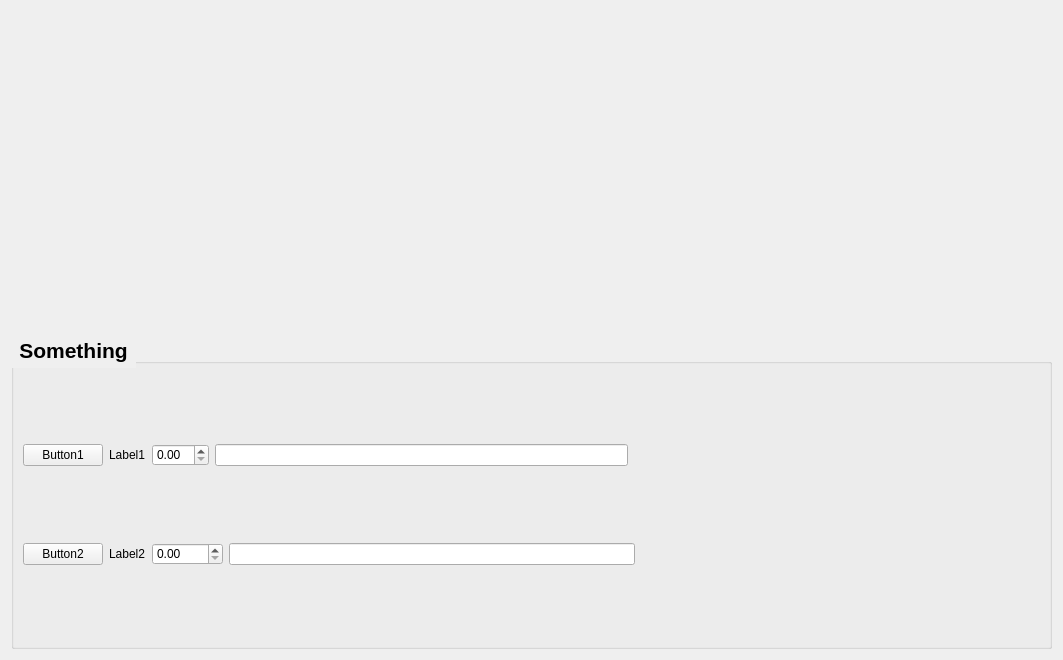
<?xml version="1.0" encoding="UTF-8"?>
<ui version="4.0">
 <class>Form</class>
 <widget class="QWidget" name="Form">
  <property name="geometry">
   <rect>
    <x>0</x>
    <y>0</y>
    <width>1063</width>
    <height>660</height>
   </rect>
  </property>
  <property name="windowTitle">
   <string>Form</string>
  </property>
  <property name="styleSheet">
   <string notr="true"/>
  </property>
  <layout class="QVBoxLayout" name="verticalLayout_3" stretch="0,0">
   <property name="spacing">
    <number>6</number>
   </property>
   <item>
    <widget class="QFrame" name="topContentWidget">
     <property name="styleSheet">
      <string notr="true">QFrame {
	border: none;
}</string>
     </property>
     <property name="frameShape">
      <enum>QFrame::StyledPanel</enum>
     </property>
     <property name="frameShadow">
      <enum>QFrame::Raised</enum>
     </property>
    </widget>
   </item>
   <item>
    <widget class="QGroupBox" name="Datapreprocessing">
     <property name="font">
      <font>
       <pointsize>16</pointsize>
       <weight>75</weight>
       <bold>true</bold>
      </font>
     </property>
     <property name="styleSheet">
      <string notr="true">QGroupBox#Datapreprocessing::title {
    subcontrol-origin: margin;
    subcontrol-position: top left; 
    padding: 5px;                 
    letter-spacing: 1px;

    color: qlineargradient(
        spread:pad, x1:0, y1:0, x2:1, y2:0,
        stop:0 #6a0dad, stop:1 #ec407a
    );
}

</string>
     </property>
     <property name="title">
      <string>Something</string>
     </property>
     <layout class="QVBoxLayout" name="verticalLayout_2">
      <item>
       <layout class="QHBoxLayout" name="horizontalLayout_7">
        <item>
         <widget class="QPushButton" name="button1">
          <property name="text">
           <string>Button1</string>
          </property>
         </widget>
        </item>
        <item>
         <widget class="QLabel" name="label1">
          <property name="font">
           <font>
            <weight>50</weight>
            <bold>false</bold>
           </font>
          </property>
          <property name="text">
           <string>Label1</string>
          </property>
         </widget>
        </item>
        <item>
         <widget class="QDoubleSpinBox" name="box1">
          <property name="styleSheet">
           <string notr="true"/>
          </property>
          <property name="singleStep">
           <double>0.100000000000000</double>
          </property>
         </widget>
        </item>
        <item>
         <widget class="QLineEdit" name="text1"/>
        </item>
        <item>
         <spacer name="horizontalSpacer_5">
          <property name="orientation">
           <enum>Qt::Horizontal</enum>
          </property>
          <property name="sizeType">
           <enum>QSizePolicy::Expanding</enum>
          </property>
          <property name="sizeHint" stdset="0">
           <size>
            <width>20</width>
            <height>20</height>
           </size>
          </property>
         </spacer>
        </item>
       </layout>
      </item>
      <item>
       <layout class="QHBoxLayout" name="preprocessing_selection">
        <item>
         <widget class="QPushButton" name="button2">
          <property name="text">
           <string>Button2</string>
          </property>
         </widget>
        </item>
        <item>
         <widget class="QLabel" name="label2">
          <property name="text">
           <string>Label2</string>
          </property>
         </widget>
        </item>
        <item>
         <widget class="QDoubleSpinBox" name="box2">
          <property name="styleSheet">
           <string notr="true"/>
          </property>
          <property name="maximum">
           <double>9999.989999999999782</double>
          </property>
         </widget>
        </item>
        <item>
         <widget class="QLineEdit" name="text2"/>
        </item>
        <item>
         <spacer name="horizontalSpacer">
          <property name="orientation">
           <enum>Qt::Horizontal</enum>
          </property>
          <property name="sizeHint" stdset="0">
           <size>
            <width>40</width>
            <height>20</height>
           </size>
          </property>
         </spacer>
        </item>
       </layout>
      </item>
     </layout>
    </widget>
   </item>
  </layout>
 </widget>
 <resources/>
 <connections/>
</ui>
